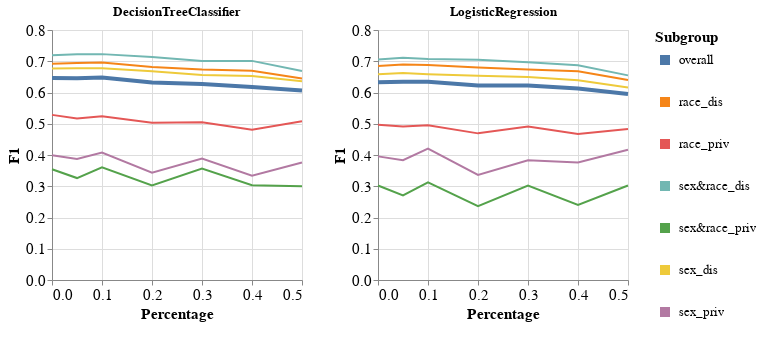

This figure's notebook cell:
### Code cell
visualizer.create_subgroups_grid_pct_lines_per_model_plot(subgroup_metric='F1',
                                                          target_preprocessing_technique=PREPROCESSING_TECHNIQUES[0],
                                                          model_names=MODEL_NAMES)

### Figure 1 — Vega-Lite specification as saved in the notebook (floating-point values rounded to 4 significant figures)
{"config": {"view": {"continuousWidth": 400, "continuousHeight": 300}, "axis": {"labelFontSize": 15, "titleFontSize": 15}, "legend": {"labelFontSize": 13, "symbolStrokeWidth": 10, "titleFontSize": 15}}, "vconcat": [{"hconcat": [{"mark": "line", "encoding": {"color": {"field": "Subgroup", "type": "nominal"}, "strokeWidth": {"condition": {"value": 4, "test": "datum.Subgroup == 'overall'"}, "value": 2}, "x": {"field": "Percentage", "type": "quantitative"}, "y": {"field": "Metric_Value", "title": "F1", "type": "quantitative"}}, "height": 250, "title": "DecisionTreeClassifier", "width": 250}, {"data": {"name": "data-04a0be932c1972751bf1f574bec427f7"}, "mark": "line", "encoding": {"color": {"field": "Subgroup", "type": "nominal"}, "strokeWidth": {"condition": {"value": 4, "test": "datum.Subgroup == 'overall'"}, "value": 2}, "x": {"field": "Percentage", "type": "quantitative"}, "y": {"field": "Metric_Value", "title": "F1", "type": "quantitative"}}, "height": 250, "title": "LogisticRegression", "width": 250}]}], "data": {"name": "data-67c5124e18428b910814bf31bb69fb8d"}, "$schema": "https://vega.github.io/schema/vega-lite/v4.17.0.json", "datasets": {"data-67c5124e18428b910814bf31bb69fb8d": [{"Model_Name": "DecisionTreeClassifier", "Test_Set_Index": 0.0, "Metric": "F1", "Subgroup": "overall", "Num_Estimators": 50.0, "Metric_Value": 0.6465, "Percentage": 0.0}, {"Model_Name": "DecisionTreeClassifier", "Test_Set_Index": 0.0, "Metric": "F1", "Subgroup": "race_dis", "Num_Estimators": 50.0, "Metric_Value": 0.6921, "Percentage": 0.0}, {"Model_Name": "DecisionTreeClassifier", "Test_Set_Index": 0.0, "Metric": "F1", "Subgroup": "race_priv", "Num_Estimators": 50.0, "Metric_Value": 0.5284, "Percentage": 0.0}, {"Model_Name": "DecisionTreeClassifier", "Test_Set_Index": 0.0, "Metric": "F1", "Subgroup": "sex&race_dis", "Num_Estimators": 50.0, "Metric_Value": 0.7191, "Percentage": 0.0}, {"Model_Name": "DecisionTreeClassifier", "Test_Set_Index": 0.0, "Metric": "F1", "Subgroup": "sex&race_priv", "Num_Estimators": 50.0, "Metric_Value": 0.3542, "Percentage": 0.0}, {"Model_Name": "DecisionTreeClassifier", "Test_Set_Index": 0.0, "Metric": "F1", "Subgroup": "sex_dis", "Num_Estimators": 50.0, "Metric_Value": 0.6769, "Percentage": 0.0}, {"Model_Name": "DecisionTreeClassifier", "Test_Set_Index": 0.0, "Metric": "F1", "Subgroup": "sex_priv", "Num_Estimators": 50.0, "Metric_Value": 0.399, "Percentage": 0.0}, {"Model_Name": "DecisionTreeClassifier", "Test_Set_Index": 1.0, "Metric": "F1", "Subgroup": "overall", "Num_Estimators": 50.0, "Metric_Value": 0.6454, "Percentage": 0.05}, {"Model_Name": "DecisionTreeClassifier", "Test_Set_Index": 1.0, "Metric": "F1", "Subgroup": "race_dis", "Num_Estimators": 50.0, "Metric_Value": 0.6947, "Percentage": 0.05}, {"Model_Name": "DecisionTreeClassifier", "Test_Set_Index": 1.0, "Metric": "F1", "Subgroup": "race_priv", "Num_Estimators": 50.0, "Metric_Value": 0.5168, "Percentage": 0.05}, {"Model_Name": "DecisionTreeClassifier", "Test_Set_Index": 1.0, "Metric": "F1", "Subgroup": "sex&race_dis", "Num_Estimators": 50.0, "Metric_Value": 0.7223, "Percentage": 0.05}, {"Model_Name": "DecisionTreeClassifier", "Test_Set_Index": 1.0, "Metric": "F1", "Subgroup": "sex&race_priv", "Num_Estimators": 50.0, "Metric_Value": 0.3262, "Percentage": 0.05}, {"Model_Name": "DecisionTreeClassifier", "Test_Set_Index": 1.0, "Metric": "F1", "Subgroup": "sex_dis", "Num_Estimators": 50.0, "Metric_Value": 0.6774, "Percentage": 0.05}, {"Model_Name": "DecisionTreeClassifier", "Test_Set_Index": 1.0, "Metric": "F1", "Subgroup": "sex_priv", "Num_Estimators": 50.0, "Metric_Value": 0.3872, "Percentage": 0.05}, {"Model_Name": "DecisionTreeClassifier", "Test_Set_Index": 2.0, "Metric": "F1", "Subgroup": "overall", "Num_Estimators": 50.0, "Metric_Value": 0.6479, "Percentage": 0.1}, {"Model_Name": "DecisionTreeClassifier", "Test_Set_Index": 2.0, "Metric": "F1", "Subgroup": "race_dis", "Num_Estimators": 50.0, "Metric_Value": 0.6959, "Percentage": 0.1}, {"Model_Name": "DecisionTreeClassifier", "Test_Set_Index": 2.0, "Metric": "F1", "Subgroup": "race_priv", "Num_Estimators": 50.0, "Metric_Value": 0.5236, "Percentage": 0.1}, {"Model_Name": "DecisionTreeClassifier", "Test_Set_Index": 2.0, "Metric": "F1", "Subgroup": "sex&race_dis", "Num_Estimators": 50.0, "Metric_Value": 0.7228, "Percentage": 0.1}, {"Model_Name": "DecisionTreeClassifier", "Test_Set_Index": 2.0, "Metric": "F1", "Subgroup": "sex&race_priv", "Num_Estimators": 50.0, "Metric_Value": 0.3604, "Percentage": 0.1}, {"Model_Name": "DecisionTreeClassifier", "Test_Set_Index": 2.0, "Metric": "F1", "Subgroup": "sex_dis", "Num_Estimators": 50.0, "Metric_Value": 0.6775, "Percentage": 0.1}, {"Model_Name": "DecisionTreeClassifier", "Test_Set_Index": 2.0, "Metric": "F1", "Subgroup": "sex_priv", "Num_Estimators": 50.0, "Metric_Value": 0.4076, "Percentage": 0.1}, {"Model_Name": "DecisionTreeClassifier", "Test_Set_Index": 3.0, "Metric": "F1", "Subgroup": "overall", "Num_Estimators": 50.0, "Metric_Value": 0.6317, "Percentage": 0.2}, {"Model_Name": "DecisionTreeClassifier", "Test_Set_Index": 3.0, "Metric": "F1", "Subgroup": "race_dis", "Num_Estimators": 50.0, "Metric_Value": 0.6818, "Percentage": 0.2}, {"Model_Name": "DecisionTreeClassifier", "Test_Set_Index": 3.0, "Metric": "F1", "Subgroup": "race_priv", "Num_Estimators": 50.0, "Metric_Value": 0.503, "Percentage": 0.2}, {"Model_Name": "DecisionTreeClassifier", "Test_Set_Index": 3.0, "Metric": "F1", "Subgroup": "sex&race_dis", "Num_Estimators": 50.0, "Metric_Value": 0.7133, "Percentage": 0.2}, {"Model_Name": "DecisionTreeClassifier", "Test_Set_Index": 3.0, "Metric": "F1", "Subgroup": "sex&race_priv", "Num_Estimators": 50.0, "Metric_Value": 0.3029, "Percentage": 0.2}, {"Model_Name": "DecisionTreeClassifier", "Test_Set_Index": 3.0, "Metric": "F1", "Subgroup": "sex_dis", "Num_Estimators": 50.0, "Metric_Value": 0.6677, "Percentage": 0.2}, {"Model_Name": "DecisionTreeClassifier", "Test_Set_Index": 3.0, "Metric": "F1", "Subgroup": "sex_priv", "Num_Estimators": 50.0, "Metric_Value": 0.3437, "Percentage": 0.2}, {"Model_Name": "DecisionTreeClassifier", "Test_Set_Index": 4.0, "Metric": "F1", "Subgroup": "overall", "Num_Estimators": 50.0, "Metric_Value": 0.6268, "Percentage": 0.3}, {"Model_Name": "DecisionTreeClassifier", "Test_Set_Index": 4.0, "Metric": "F1", "Subgroup": "race_dis", "Num_Estimators": 50.0, "Metric_Value": 0.6738, "Percentage": 0.3}, {"Model_Name": "DecisionTreeClassifier", "Test_Set_Index": 4.0, "Metric": "F1", "Subgroup": "race_priv", "Num_Estimators": 50.0, "Metric_Value": 0.5047, "Percentage": 0.3}, {"Model_Name": "DecisionTreeClassifier", "Test_Set_Index": 4.0, "Metric": "F1", "Subgroup": "sex&race_dis", "Num_Estimators": 50.0, "Metric_Value": 0.701, "Percentage": 0.3}, {"Model_Name": "DecisionTreeClassifier", "Test_Set_Index": 4.0, "Metric": "F1", "Subgroup": "sex&race_priv", "Num_Estimators": 50.0, "Metric_Value": 0.3564, "Percentage": 0.3}, {"Model_Name": "DecisionTreeClassifier", "Test_Set_Index": 4.0, "Metric": "F1", "Subgroup": "sex_dis", "Num_Estimators": 50.0, "Metric_Value": 0.6563, "Percentage": 0.3}, {"Model_Name": "DecisionTreeClassifier", "Test_Set_Index": 4.0, "Metric": "F1", "Subgroup": "sex_priv", "Num_Estimators": 50.0, "Metric_Value": 0.3884, "Percentage": 0.3}, {"Model_Name": "DecisionTreeClassifier", "Test_Set_Index": 5.0, "Metric": "F1", "Subgroup": "overall", "Num_Estimators": 50.0, "Metric_Value": 0.6178, "Percentage": 0.4}, {"Model_Name": "DecisionTreeClassifier", "Test_Set_Index": 5.0, "Metric": "F1", "Subgroup": "race_dis", "Num_Estimators": 50.0, "Metric_Value": 0.6696, "Percentage": 0.4}, {"Model_Name": "DecisionTreeClassifier", "Test_Set_Index": 5.0, "Metric": "F1", "Subgroup": "race_priv", "Num_Estimators": 50.0, "Metric_Value": 0.4809, "Percentage": 0.4}, {"Model_Name": "DecisionTreeClassifier", "Test_Set_Index": 5.0, "Metric": "F1", "Subgroup": "sex&race_dis", "Num_Estimators": 50.0, "Metric_Value": 0.7012, "Percentage": 0.4}, {"Model_Name": "DecisionTreeClassifier", "Test_Set_Index": 5.0, "Metric": "F1", "Subgroup": "sex&race_priv", "Num_Estimators": 50.0, "Metric_Value": 0.3033, "Percentage": 0.4}, {"Model_Name": "DecisionTreeClassifier", "Test_Set_Index": 5.0, "Metric": "F1", "Subgroup": "sex_dis", "Num_Estimators": 50.0, "Metric_Value": 0.6526, "Percentage": 0.4}, {"Model_Name": "DecisionTreeClassifier", "Test_Set_Index": 5.0, "Metric": "F1", "Subgroup": "sex_priv", "Num_Estimators": 50.0, "Metric_Value": 0.3338, "Percentage": 0.4}, {"Model_Name": "DecisionTreeClassifier", "Test_Set_Index": 6.0, "Metric": "F1", "Subgroup": "overall", "Num_Estimators": 50.0, "Metric_Value": 0.6063, "Percentage": 0.5}, {"Model_Name": "DecisionTreeClassifier", "Test_Set_Index": 6.0, "Metric": "F1", "Subgroup": "race_dis", "Num_Estimators": 50.0, "Metric_Value": 0.6447, "Percentage": 0.5}, {"Model_Name": "DecisionTreeClassifier", "Test_Set_Index": 6.0, "Metric": "F1", "Subgroup": "race_priv", "Num_Estimators": 50.0, "Metric_Value": 0.5081, "Percentage": 0.5}, {"Model_Name": "DecisionTreeClassifier", "Test_Set_Index": 6.0, "Metric": "F1", "Subgroup": "sex&race_dis", "Num_Estimators": 50.0, "Metric_Value": 0.6686, "Percentage": 0.5}, {"Model_Name": "DecisionTreeClassifier", "Test_Set_Index": 6.0, "Metric": "F1", "Subgroup": "sex&race_priv", "Num_Estimators": 50.0, "Metric_Value": 0.3001, "Percentage": 0.5}, {"Model_Name": "DecisionTreeClassifier", "Test_Set_Index": 6.0, "Metric": "F1", "Subgroup": "sex_dis", "Num_Estimators": 50.0, "Metric_Value": 0.6358, "Percentage": 0.5}, {"Model_Name": "DecisionTreeClassifier", "Test_Set_Index": 6.0, "Metric": "F1", "Subgroup": "sex_priv", "Num_Estimators": 50.0, "Metric_Value": 0.3763, "Percentage": 0.5}], "data-04a0be932c1972751bf1f574bec427f7": [{"Model_Name": "LogisticRegression", "Test_Set_Index": 0.0, "Metric": "F1", "Subgroup": "overall", "Num_Estimators": 50.0, "Metric_Value": 0.6325, "Percentage": 0.0}, {"Model_Name": "LogisticRegression", "Test_Set_Index": 0.0, "Metric": "F1", "Subgroup": "race_dis", "Num_Estimators": 50.0, "Metric_Value": 0.6845, "Percentage": 0.0}, {"Model_Name": "LogisticRegression", "Test_Set_Index": 0.0, "Metric": "F1", "Subgroup": "race_priv", "Num_Estimators": 50.0, "Metric_Value": 0.4967, "Percentage": 0.0}, {"Model_Name": "LogisticRegression", "Test_Set_Index": 0.0, "Metric": "F1", "Subgroup": "sex&race_dis", "Num_Estimators": 50.0, "Metric_Value": 0.7055, "Percentage": 0.0}, {"Model_Name": "LogisticRegression", "Test_Set_Index": 0.0, "Metric": "F1", "Subgroup": "sex&race_priv", "Num_Estimators": 50.0, "Metric_Value": 0.3025, "Percentage": 0.0}, {"Model_Name": "LogisticRegression", "Test_Set_Index": 0.0, "Metric": "F1", "Subgroup": "sex_dis", "Num_Estimators": 50.0, "Metric_Value": 0.6584, "Percentage": 0.0}, {"Model_Name": "LogisticRegression", "Test_Set_Index": 0.0, "Metric": "F1", "Subgroup": "sex_priv", "Num_Estimators": 50.0, "Metric_Value": 0.3956, "Percentage": 0.0}, {"Model_Name": "LogisticRegression", "Test_Set_Index": 1.0, "Metric": "F1", "Subgroup": "overall", "Num_Estimators": 50.0, "Metric_Value": 0.6347, "Percentage": 0.05}, {"Model_Name": "LogisticRegression", "Test_Set_Index": 1.0, "Metric": "F1", "Subgroup": "race_dis", "Num_Estimators": 50.0, "Metric_Value": 0.6897, "Percentage": 0.05}, {"Model_Name": "LogisticRegression", "Test_Set_Index": 1.0, "Metric": "F1", "Subgroup": "race_priv", "Num_Estimators": 50.0, "Metric_Value": 0.491, "Percentage": 0.05}, {"Model_Name": "LogisticRegression", "Test_Set_Index": 1.0, "Metric": "F1", "Subgroup": "sex&race_dis", "Num_Estimators": 50.0, "Metric_Value": 0.7113, "Percentage": 0.05}, {"Model_Name": "LogisticRegression", "Test_Set_Index": 1.0, "Metric": "F1", "Subgroup": "sex&race_priv", "Num_Estimators": 50.0, "Metric_Value": 0.2708, "Percentage": 0.05}, {"Model_Name": "LogisticRegression", "Test_Set_Index": 1.0, "Metric": "F1", "Subgroup": "sex_dis", "Num_Estimators": 50.0, "Metric_Value": 0.6627, "Percentage": 0.05}, {"Model_Name": "LogisticRegression", "Test_Set_Index": 1.0, "Metric": "F1", "Subgroup": "sex_priv", "Num_Estimators": 50.0, "Metric_Value": 0.3833, "Percentage": 0.05}, {"Model_Name": "LogisticRegression", "Test_Set_Index": 2.0, "Metric": "F1", "Subgroup": "overall", "Num_Estimators": 50.0, "Metric_Value": 0.6347, "Percentage": 0.1}, {"Model_Name": "LogisticRegression", "Test_Set_Index": 2.0, "Metric": "F1", "Subgroup": "race_dis", "Num_Estimators": 50.0, "Metric_Value": 0.6879, "Percentage": 0.1}, {"Model_Name": "LogisticRegression", "Test_Set_Index": 2.0, "Metric": "F1", "Subgroup": "race_priv", "Num_Estimators": 50.0, "Metric_Value": 0.4949, "Percentage": 0.1}, {"Model_Name": "LogisticRegression", "Test_Set_Index": 2.0, "Metric": "F1", "Subgroup": "sex&race_dis", "Num_Estimators": 50.0, "Metric_Value": 0.7071, "Percentage": 0.1}, {"Model_Name": "LogisticRegression", "Test_Set_Index": 2.0, "Metric": "F1", "Subgroup": "sex&race_priv", "Num_Estimators": 50.0, "Metric_Value": 0.3125, "Percentage": 0.1}, {"Model_Name": "LogisticRegression", "Test_Set_Index": 2.0, "Metric": "F1", "Subgroup": "sex_dis", "Num_Estimators": 50.0, "Metric_Value": 0.6586, "Percentage": 0.1}, {"Model_Name": "LogisticRegression", "Test_Set_Index": 2.0, "Metric": "F1", "Subgroup": "sex_priv", "Num_Estimators": 50.0, "Metric_Value": 0.4204, "Percentage": 0.1}, {"Model_Name": "LogisticRegression", "Test_Set_Index": 3.0, "Metric": "F1", "Subgroup": "overall", "Num_Estimators": 50.0, "Metric_Value": 0.6222, "Percentage": 0.2}, {"Model_Name": "LogisticRegression", "Test_Set_Index": 3.0, "Metric": "F1", "Subgroup": "race_dis", "Num_Estimators": 50.0, "Metric_Value": 0.6801, "Percentage": 0.2}, {"Model_Name": "LogisticRegression", "Test_Set_Index": 3.0, "Metric": "F1", "Subgroup": "race_priv", "Num_Estimators": 50.0, "Metric_Value": 0.4692, "Percentage": 0.2}, {"Model_Name": "LogisticRegression", "Test_Set_Index": 3.0, "Metric": "F1", "Subgroup": "sex&race_dis", "Num_Estimators": 50.0, "Metric_Value": 0.7051, "Percentage": 0.2}, {"Model_Name": "LogisticRegression", "Test_Set_Index": 3.0, "Metric": "F1", "Subgroup": "sex&race_priv", "Num_Estimators": 50.0, "Metric_Value": 0.2364, "Percentage": 0.2}, {"Model_Name": "LogisticRegression", "Test_Set_Index": 3.0, "Metric": "F1", "Subgroup": "sex_dis", "Num_Estimators": 50.0, "Metric_Value": 0.6538, "Percentage": 0.2}, {"Model_Name": "LogisticRegression", "Test_Set_Index": 3.0, "Metric": "F1", "Subgroup": "sex_priv", "Num_Estimators": 50.0, "Metric_Value": 0.3364, "Percentage": 0.2}, {"Model_Name": "LogisticRegression", "Test_Set_Index": 4.0, "Metric": "F1", "Subgroup": "overall", "Num_Estimators": 50.0, "Metric_Value": 0.6228, "Percentage": 0.3}, {"Model_Name": "LogisticRegression", "Test_Set_Index": 4.0, "Metric": "F1", "Subgroup": "race_dis", "Num_Estimators": 50.0, "Metric_Value": 0.6739, "Percentage": 0.3}, {"Model_Name": "LogisticRegression", "Test_Set_Index": 4.0, "Metric": "F1", "Subgroup": "race_priv", "Num_Estimators": 50.0, "Metric_Value": 0.491, "Percentage": 0.3}, {"Model_Name": "LogisticRegression", "Test_Set_Index": 4.0, "Metric": "F1", "Subgroup": "sex&race_dis", "Num_Estimators": 50.0, "Metric_Value": 0.6967, "Percentage": 0.3}, {"Model_Name": "LogisticRegression", "Test_Set_Index": 4.0, "Metric": "F1", "Subgroup": "sex&race_priv", "Num_Estimators": 50.0, "Metric_Value": 0.3025, "Percentage": 0.3}, {"Model_Name": "LogisticRegression", "Test_Set_Index": 4.0, "Metric": "F1", "Subgroup": "sex_dis", "Num_Estimators": 50.0, "Metric_Value": 0.6499, "Percentage": 0.3}, {"Model_Name": "LogisticRegression", "Test_Set_Index": 4.0, "Metric": "F1", "Subgroup": "sex_priv", "Num_Estimators": 50.0, "Metric_Value": 0.3833, "Percentage": 0.3}, {"Model_Name": "LogisticRegression", "Test_Set_Index": 5.0, "Metric": "F1", "Subgroup": "overall", "Num_Estimators": 50.0, "Metric_Value": 0.6127, "Percentage": 0.4}, {"Model_Name": "LogisticRegression", "Test_Set_Index": 5.0, "Metric": "F1", "Subgroup": "race_dis", "Num_Estimators": 50.0, "Metric_Value": 0.6681, "Percentage": 0.4}, {"Model_Name": "LogisticRegression", "Test_Set_Index": 5.0, "Metric": "F1", "Subgroup": "race_priv", "Num_Estimators": 50.0, "Metric_Value": 0.467, "Percentage": 0.4}, {"Model_Name": "LogisticRegression", "Test_Set_Index": 5.0, "Metric": "F1", "Subgroup": "sex&race_dis", "Num_Estimators": 50.0, "Metric_Value": 0.6873, "Percentage": 0.4}, {"Model_Name": "LogisticRegression", "Test_Set_Index": 5.0, "Metric": "F1", "Subgroup": "sex&race_priv", "Num_Estimators": 50.0, "Metric_Value": 0.2406, "Percentage": 0.4}, {"Model_Name": "LogisticRegression", "Test_Set_Index": 5.0, "Metric": "F1", "Subgroup": "sex_dis", "Num_Estimators": 50.0, "Metric_Value": 0.639, "Percentage": 0.4}, {"Model_Name": "LogisticRegression", "Test_Set_Index": 5.0, "Metric": "F1", "Subgroup": "sex_priv", "Num_Estimators": 50.0, "Metric_Value": 0.376, "Percentage": 0.4}, {"Model_Name": "LogisticRegression", "Test_Set_Index": 6.0, "Metric": "F1", "Subgroup": "overall", "Num_Estimators": 50.0, "Metric_Value": 0.5953, "Percentage": 0.5}, {"Model_Name": "LogisticRegression", "Test_Set_Index": 6.0, "Metric": "F1", "Subgroup": "race_dis", "Num_Estimators": 50.0, "Metric_Value": 0.6398, "Percentage": 0.5}, {"Model_Name": "LogisticRegression", "Test_Set_Index": 6.0, "Metric": "F1", "Subgroup": "race_priv", "Num_Estimators": 50.0, "Metric_Value": 0.4831, "Percentage": 0.5}, {"Model_Name": "LogisticRegression", "Test_Set_Index": 6.0, "Metric": "F1", "Subgroup": "sex&race_dis", "Num_Estimators": 50.0, "Metric_Value": 0.6548, "Percentage": 0.5}, {"Model_Name": "LogisticRegression", "Test_Set_Index": 6.0, "Metric": "F1", "Subgroup": "sex&race_priv", "Num_Estimators": 50.0, "Metric_Value": 0.3025, "Percentage": 0.5}, {"Model_Name": "LogisticRegression", "Test_Set_Index": 6.0, "Metric": "F1", "Subgroup": "sex_dis", "Num_Estimators": 50.0, "Metric_Value": 0.6157, "Percentage": 0.5}, {"Model_Name": "LogisticRegression", "Test_Set_Index": 6.0, "Metric": "F1", "Subgroup": "sex_priv", "Num_Estimators": 50.0, "Metric_Value": 0.4167, "Percentage": 0.5}]}}
